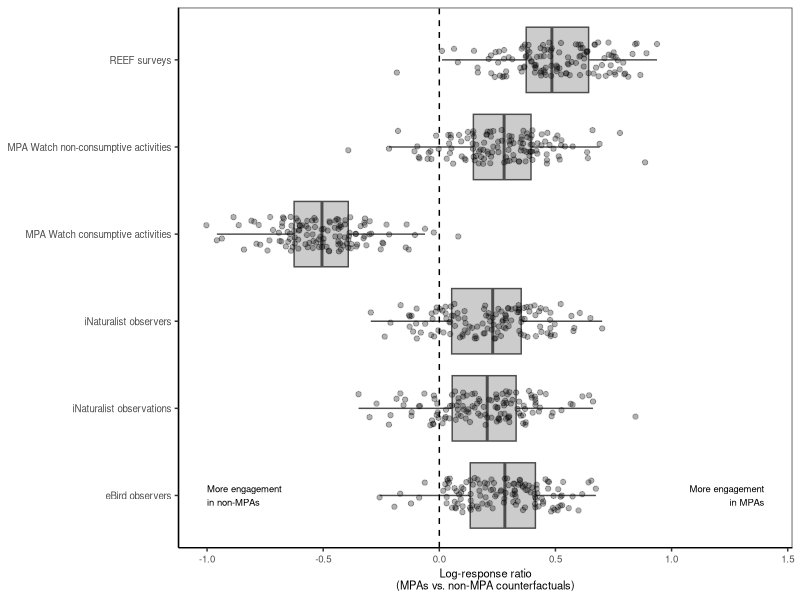

Source code (R): (Note: this script raises an error after producing the figure.)


# Read data
################################################################################

# Clear workspace
rm(list = ls())

# Packages
library(tidyverse)

# Directories
basedir <- "/Volumes/GoogleDrive/.shortcut-targets-by-id/1kCsF8rkm1yhpjh2_VMzf8ukSPf9d4tqO/MPA Network Assessment: Working Group Shared Folder/data/sync-data"
datadir <- "analyses/3performance_human/output"
plotdir <- "analyses/3performance_human/figures"

# Build data
################################################################################

# Indicators
indicators <- c("MPA Watch non-consumptive activities", 
                "MPA Watch consumptive activities",
                "iNaturalist observers", 
                "iNaturalist observations",
                "eBird observers",
                "REEF surveys")

# Means
lrr_means <- c(0.3, 
               -0.5,
               0.22,
               0.21,
               0.24,
               0.5)

# # of MPAs
n <- 125

# Simulate data
x <- 1
data <- purrr::map_df(1:length(indicators), function(x){
  
  # Params
  i <- indicators[x]
  lrr_avg <- lrr_means[x]
  lrrs <- rnorm(n=n, mean = lrr_avg, sd=0.2)
  df <- tibble(metric=i,
               lrr=lrrs)
  
})





# Plot data 
################################################################################

# Theme
my_theme <-  theme(axis.text=element_text(size=7),
                   axis.title=element_text(size=8),
                   axis.title.y=element_blank(),
                   legend.text=element_text(size=7),
                   legend.title=element_text(size=8),
                   strip.text=element_text(size=8),
                   # Gridlines
                   panel.grid.major = element_blank(), 
                   panel.grid.minor = element_blank(),
                   panel.background = element_blank(), 
                   axis.line = element_line(colour = "black"),
                   # Legend
                   legend.position = c(0.75, 0.25),
                   legend.key.size = unit(0.3, "cm"),
                   legend.background = element_rect(fill=alpha('blue', 0)))


# Plot data
g <- ggplot(data, aes(y=metric, x=lrr)) +
  geom_boxplot(fill="grey80", color="grey30", outlier.color = NA) +
  geom_jitter(height = 0.2, alpha=0.3) +
  # Reference line
  geom_vline(xintercept = 0, linetype="dashed") +
  # Text reference
  annotate(geom="text", x=-1, y=1, label="More engagement\nin non-MPAs", hjust=0, size=2.4) +
  annotate(geom="text", x=1.4, y=1, label="More engagement\nin MPAs", hjust=1, size=2.4) +
  # Labels
  labs(x="Log-response ratio\n(MPAs vs. non-MPA counterfactuals)", y="") +
  # Theme
  theme_bw() + my_theme
g

# Export figure
ggsave(g, filename=file.path(plotdir, "Fig13_mpa_nonmpa_comparison.png"), 
       width=5.5, height=2.5, units="in", dpi=600)



